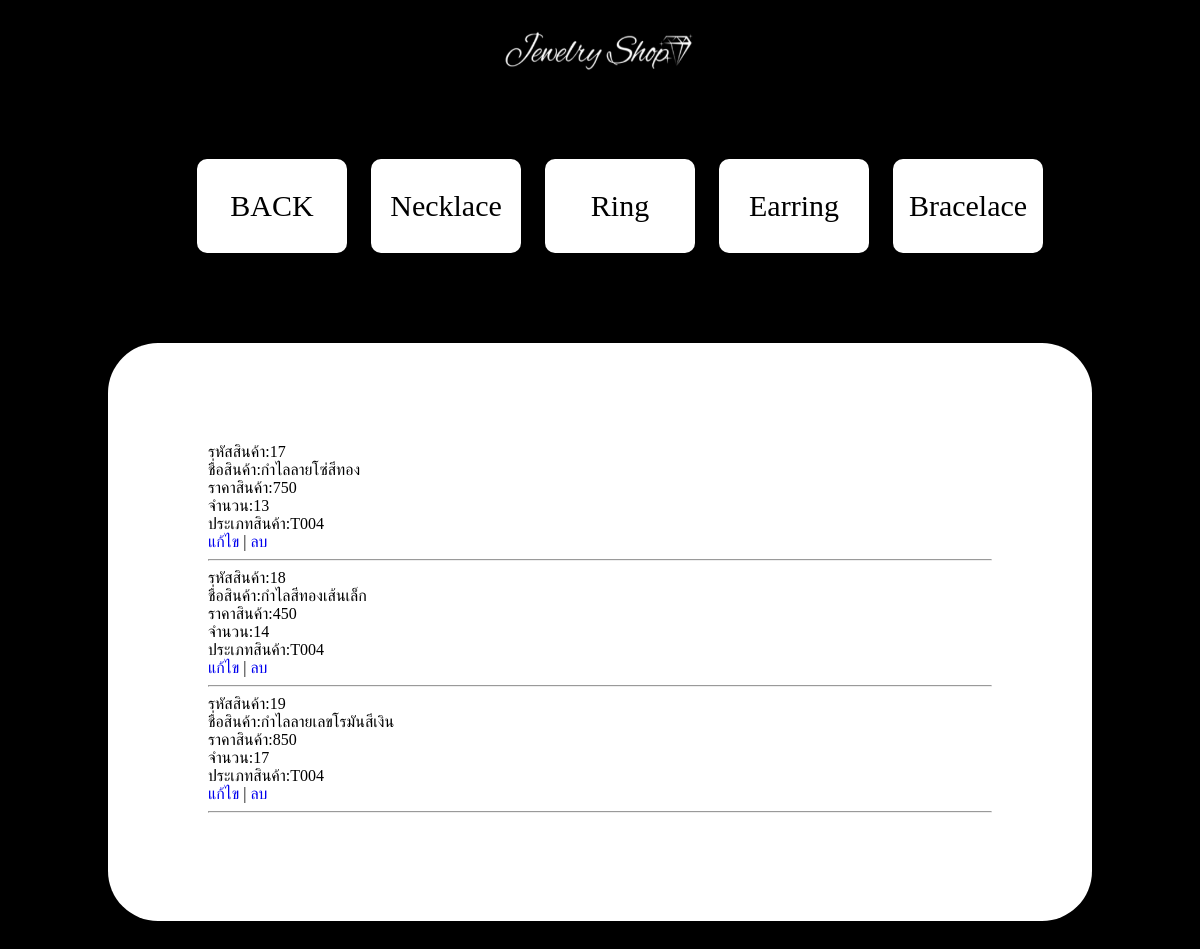
Page /projectweb/listproductT004.php on the committed database.
### tables this page shows
CREATE TABLE `product` (
  `id_product` int(50) NOT NULL,
  `name_product` varchar(50) NOT NULL,
  `price_product` decimal(10,0) NOT NULL,
  `num_product` int(11) NOT NULL,
  `id_type` varchar(50) NOT NULL
);

### projectweb/listproductT004.php (the view, shortened to what this page needs)
<?php include "connect2.php"?>
<html>
<head><meta charset="utf-8">
    <link href="style/style_ad2.css" rel="stylesheet">
</head>
<body>
<header><img src="img_decorate/jewshop5.png" width="200" height="40" ></header>
<nav>
    <ul class="navbar">
        <a href="homead.php">BACK  </a>
        <a href="listproductT001.php">Necklace</a>
        <a href="listproductT002.php">Ring</a>
        <a href="listproductT003.php">Earring</a>
        <a href="listproductT004.php">Bracelace</a>
    </ul>
</nav>
<div class="list">
<?php
$stmt = $pdo->prepare("SELECT * FROM product WHERE id_type='T004' ");
$stmt->execute();
while ($row = $stmt->fetch()) {
echo "รหัสสินค้า:" .$row ["id_product"]."<br>";
echo "ชื่อสินค้า:" .$row ["name_product"]."<br>";
echo "ราคาสินค้า:" .$row ["price_product"]. "<br>";
echo "จำนวน:" .$row ["num_product"]. "<br>";
echo "ประเภทสินค้า:" .$row ["id_type"]. "<br>";
echo "<a href='editformproduct.php?id_product=".$row ["id_product"]."'>แก้ไข</a> |";
echo "<a href='#' onclick= confirmDelete('".$row["id_product"]."')> ลบ</a>";
echo "<hr>\n";
 } ?>
</div>
</body>
</html>

### projectweb/style/style_ad2.css (style rules this page uses)
@media (min-width: 900px) { nav { text-align:center; } }
@media (min-width: 900px) { nav a { display: inline-flex; text-align:center; font-size:30px; border-radius:10px; padding:30px; background:white; color:black; margin: 50px 12px -10px 12px; width: 90px; justify-content: center; } }
@media (min-width: 900px) { .navbar { display: flex; list-style: none; justify-content: center; } }
@media (min-width: 900px) { body { background-color:black; } }
@media (min-width: 900px) { header { background-color:black; display: flex; justify-content:center; height: 85px; align-items: center; } }
@media (min-width: 900px) { a:link { text-decoration:none; } }
@media (min-width: 900px) { .list { padding: 100px; background-color:white; margin:100px 100px; border-radius:50px; } }

### rows in the picture
product: id_product "17", name_product "กำไลลายโซ่สีทอง", price_product "750", num_product "13", id_type "T004"
product: id_product "18", name_product "กำไลสีทองเส้นเล็ก", price_product "450", num_product "14", id_type "T004"
product: id_product "19", name_product "กำไลลายเลขโรมันสีเงิน", price_product "850", num_product "17", id_type "T004"
